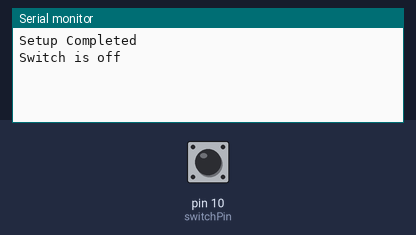
Bench run of a sketch on a simulated Arduino Uno, built with avr-gcc and run on an emulated ATmega328P. Parts: the last lines printed to the serial monitor. Inputs (shaded band) come from the test bench; at power-on: pin 10 (switchPin) HIGH.

Above: at 1.2 s.
1.3 s: pin 10 (switchPin) pulled LOW for 0.15 s
At 1.43 s:
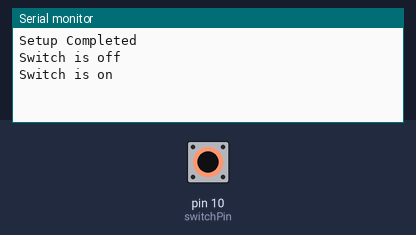
At 2.3 s:
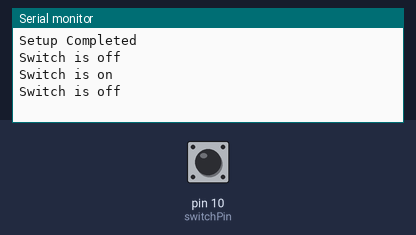

Measured:
- after the input at 1.3 s, the serial monitor: prints a new line at once (image 1)

The sketch:

SwitchTest.ino
```cpp
// Program to test that the ESP32 can control the ON/ON SPDT switch correctly
// so that when the program starts the switch is read as off no matter it's position

const int switchPin = 10;  // Pin where the switch is connected
bool switchState;          // Variable to store the state of the switch (OFF by default)
bool switchOff;
bool lastSwitchState;

void setup() {
  Serial.begin(115200);                  // Initialize the serial communication
  pinMode(switchPin, INPUT_PULLUP);           // Set the switch pin as input
  switchOff = digitalRead(switchPin);  // Capture the initial state as OFF
  lastSwitchState = !switchOff;        //  Set last state to be opposite initally
  Serial.println("Setup Completed");
}

void loop() {
  // Read the state of the switch
  switchState = digitalRead(switchPin);
// Serial.println(switchState);
  if (switchState != lastSwitchState) {
    if (switchState == switchOff) {
      Serial.println("Switch is off");
    } else {
      Serial.println("Switch is on");
    }
  }
  lastSwitchState = switchState;
}
```
